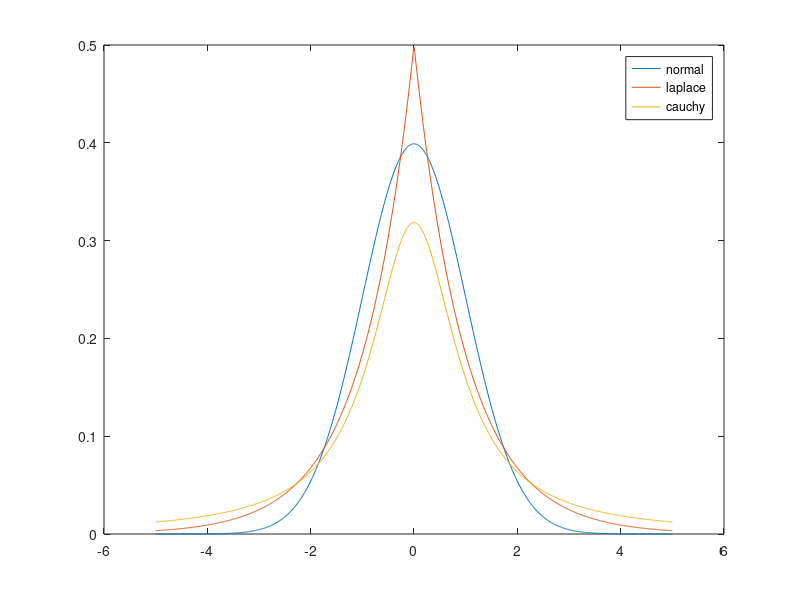

Write MATLAB code to recreate this figure. (Note: this script raises an error after producing the figure.)

% define three pdfs
%

gauss   = @(x) exp(-0.5*x.^2)/sqrt(2*pi);
laplace = @(x) exp(-abs(x))/2;
cauchy  = @(x) 1./( pi*(1+x.^2) );

xs = linspace(-5, 5, 1000);

gs = gauss  (xs);
ls = laplace(xs);
cs = cauchy (xs);

figure(1)
plot(xs, gs, xs, ls, xs, cs)
legend('normal', 'laplace', 'cauchy')

%%%%%%%%%%%%%%%%%%%%%%%%%%%%%%%

f = figure(2);
set(f, 'position', [100, 100, 800, 800])
s = [0.5, 1, 2];
us = linspace(1E-16,1-1E-16,1000);

for i = 1:length(s)
    gs = func_inf2uni(gauss,   us, s(i), 'cauchy');
    ls = func_inf2uni(laplace, us, s(i), 'cauchy');
    cs = func_inf2uni(cauchy,  us, s(i), 'cauchy');
    
    subplot(length(s),3,(i-1)*3+1)
    plot(us, gs)
    if i == 1
        title('gauss, using cauchy')
    end
    ylabel(['s=' num2str(s(i))])
    subplot(length(s),3,(i-1)*3+2)
    plot(us, ls)
    if i == 1
        title('laplace, using cauchy')
    end
    subplot(length(s),3,(i-1)*3+3)
    plot(us, cs)
    if i == 1
        title('cauchy, using cauchy')
    end
end


%%%%%%%%%%%%%%%%%%%%%%%%%%%%%%%

a = 5;
f = figure(3);
set(f, 'position', [100, 100, 800, 800])
ys = linspace(-5, 5, 1000);

for i = 1:length(s)
    gs = func_inf2warp(gauss,   ys, a, s(i), 'cauchy');
    ls = func_inf2warp(laplace, ys, a, s(i), 'cauchy');
    cs = func_inf2warp(cauchy,  ys, a, s(i), 'cauchy');
    
    subplot(length(s),3,(i-1)*3+1)
    plot(ys, gs)
    if i == 1
        title('gauss, using cauchy')
    end
    ylabel(['s=' num2str(s(i))])
    subplot(length(s),3,(i-1)*3+2)
    plot(ys, ls)
    if i == 1
        title('laplace, using cauchy')
    end
    subplot(length(s),3,(i-1)*3+3)
    plot(ys, cs)
    if i == 1
        title('cauchy, using cauchy')
    end
end


%%%%%%%%%%%%%%%%%%%%%%%%%%%%%%%

f = figure(4);
set(f, 'position', [100, 100, 800, 800])
s = [0.5, 1, 2];
us = linspace(1E-16,1-1E-16,1000);

for i = 1:length(s)
    gs = func_inf2uni(gauss,   us, s(i), 'logistic');
    ls = func_inf2uni(laplace, us, s(i), 'logistic');
    cs = func_inf2uni(cauchy,  us, s(i), 'logistic');
    
    subplot(length(s),3,(i-1)*3+1)
    plot(us, gs)
    if i == 1
        title('gauss, using logistic')
    end
    ylabel(['s=' num2str(s(i))])
    subplot(length(s),3,(i-1)*3+2)
    plot(us, ls)
    if i == 1
        title('laplace, using logistic')
    end
    subplot(length(s),3,(i-1)*3+3)
    plot(us, cs)
    if i == 1
        title('cauchy, using logistic')
    end
end


%%%%%%%%%%%%%%%%%%%%%%%%%%%%%%%

a = 5;
f = figure(5);
set(f, 'position', [100, 100, 800, 800])
ys = linspace(-5, 5, 1000);

for i = 1:length(s)
    gs = func_inf2warp(gauss,   ys, a, s(i), 'logistic');
    ls = func_inf2warp(laplace, ys, a, s(i), 'logistic');
    cs = func_inf2warp(cauchy,  ys, a, s(i), 'logistic');
    
    subplot(length(s),3,(i-1)*3+1)
    plot(ys, gs)
    if i == 1
        title('gauss, using logistic')
    end
    ylabel(['s=' num2str(s(i))])
    subplot(length(s),3,(i-1)*3+2)
    plot(ys, ls)
    if i == 1
        title('laplace, using logistic')
    end
    subplot(length(s),3,(i-1)*3+3)
    plot(ys, cs)
    if i == 1
        title('cauchy, using logistic')
    end
end
